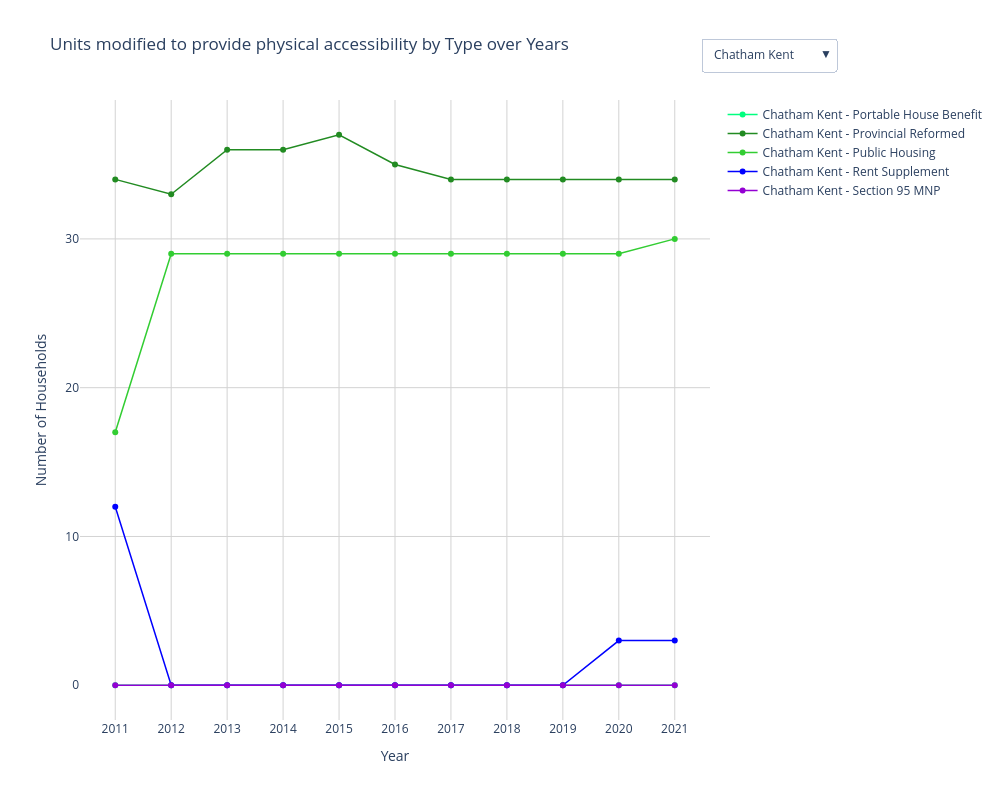

Write notebook code for a chart like this one.
### Code cell
service_level_standards_df['Type of Households'] = service_level_standards_df['Type of Households'].str.replace('\xa0', '')
type = service_level_standards_df['Type of Households'].unique()
color_map = {
    'Portable House Benefit': 'springgreen',
    'Provincial Reformed': '#228B22',  # Forest Green
    'Public Housing': 'limegreen',
    'Rent Supplement ': 'blue',
    'Section 95 MNP': 'darkviolet'
}

fig_high_need = go.Figure()
for city in service_level_standards_df['City'].unique():
    city_data = service_level_standards_df[service_level_standards_df['City'] == city]
    for household_type in type:
        household_data = city_data[city_data['Type of Households'] == household_type]
        if not household_data.empty:
            fig_high_need.add_trace(go.Scatter(
                x=household_data['Year'],
                y=household_data['Units modified to provide physical accessibility'],
                mode='lines+markers',
                name=f"{city} - {household_type}",
                line=dict(color=color_map[household_type], width=1.5),
                visible=(city == service_level_standards_df['City'].unique()[0])
            ))

visibility_settings = []
for city in service_level_standards_df['City'].unique():
    visibility = [trace.name.startswith(city) for trace in fig_high_need.data]
    visibility_settings.append(visibility)

fig_high_need.update_layout(
    title='Units modified to provide physical accessibility by Type over Years',
    xaxis_title='Year',
    yaxis_title='Number of Households',
    yaxis=dict(tickmode='linear', tick0=0, dtick=10, showgrid=True, gridcolor='lightgrey'),
    xaxis=dict(tickmode='linear', tick0=2010, dtick=1, showgrid=True, gridcolor='lightgrey'),
    plot_bgcolor='white',
    paper_bgcolor='white',
    width=1000,
    height=800,
    updatemenus=[
        {
            'buttons': [
                {
                    'label': city,
                    'method': 'update',
                    'args': [
                        {'visible': [trace.name.startswith(city) for trace in fig_high_need.data]},
                        {'title': f"Units modified to provide physical accessibility by Type over Years in {city}"}
                    ]
                } for city in service_level_standards_df['City'].unique()
            ],
            'direction': 'down',
            'showactive': True,
            'x': 1.2,
            'y': 1.1 
        }
    ]
)

fig_high_need.show()

### Figure 1 — Plotly figure (JSON) as saved in the notebook; plotly's stock layout.template omitted (floating-point values rounded to 4 significant figures)
{"data": [{"line": {"color": "springgreen", "width": 1.5}, "mode": "lines+markers", "name": "Chatham Kent - Portable House Benefit", "type": "scatter", "visible": true, "x": [2011, 2012, 2013, 2014, 2015, 2016, 2017, 2018, 2019, 2020, 2021], "y": [0, 0, 0, 0, 0, 0, 0, 0, 0, 0, 0]}, {"line": {"color": "#228B22", "width": 1.5}, "mode": "lines+markers", "name": "Chatham Kent - Provincial Reformed", "type": "scatter", "visible": true, "x": [2011, 2012, 2013, 2014, 2015, 2016, 2017, 2018, 2019, 2020, 2021], "y": [34, 33, 36, 36, 37, 35, 34, 34, 34, 34, 34]}, {"line": {"color": "limegreen", "width": 1.5}, "mode": "lines+markers", "name": "Chatham Kent - Public Housing", "type": "scatter", "visible": true, "x": [2011, 2012, 2013, 2014, 2015, 2016, 2017, 2018, 2019, 2020, 2021], "y": [17, 29, 29, 29, 29, 29, 29, 29, 29, 29, 30]}, {"line": {"color": "blue", "width": 1.5}, "mode": "lines+markers", "name": "Chatham Kent - Rent Supplement ", "type": "scatter", "visible": true, "x": [2011, 2012, 2013, 2014, 2015, 2016, 2017, 2018, 2019, 2020, 2021], "y": [12, 0, 0, 0, 0, 0, 0, 0, 0, 3, 3]}, {"line": {"color": "darkviolet", "width": 1.5}, "mode": "lines+markers", "name": "Chatham Kent - Section 95 MNP", "type": "scatter", "visible": true, "x": [2011, 2012, 2013, 2014, 2015, 2016, 2017, 2018, 2019, 2020, 2021], "y": [0, 0, 0, 0, 0, 0, 0, 0, 0, 0, 0]}, {"line": {"color": "springgreen", "width": 1.5}, "mode": "lines+markers", "name": "Cornwall - Portable House Benefit", "type": "scatter", "visible": false, "x": [2011, 2012, 2013, 2014, 2015, 2016, 2017, 2018, 2019, 2020, 2021, 2022, 2023], "y": [0, 0, 0, 0, 0, 0, 0, 0, 0, 0, 0, 0, 0]}, {"line": {"color": "#228B22", "width": 1.5}, "mode": "lines+markers", "name": "Cornwall - Provincial Reformed", "type": "scatter", "visible": false, "x": [2011, 2012, 2013, 2014, 2015, 2016, 2017, 2018, 2019, 2020, 2021, 2022, 2023], "y": [56, 56, 56, 56, 56, 56, 56, 56, 56, 59, 59, 49, 38]}, {"line": {"color": "limegreen", "width": 1.5}, "mode": "lines+markers", "name": "Cornwall - Public Housing", "type": "scatter", "visible": false, "x": [2011, 2012, 2013, 2014, 2015, 2016, 2017, 2018, 2019, 2020, 2021, 2022, 2023], "y": [15, 15, 15, 15, 15, 15, 15, 15, 15, 15, 15, 15, 15]}, {"line": {"color": "blue", "width": 1.5}, "mode": "lines+markers", "name": "Cornwall - Rent Supplement ", "type": "scatter", "visible": false, "x": [2011, 2012, 2013, 2014, 2015, 2016, 2017, 2018, 2019, 2020, 2021, 2022, 2023], "y": [4, 4, 2, 2, 2, 0, 2, 2, 2, 2, 0, 0, 0]}, {"line": {"color": "darkviolet", "width": 1.5}, "mode": "lines+markers", "name": "Cornwall - Section 95 MNP", "type": "scatter", "visible": false, "x": [2011, 2012, 2013, 2014, 2015, 2016, 2017, 2018, 2019, 2020, 2021, 2022, 2023], "y": [6, 6, 6, 6, 6, 6, 6, 6, 6, 3, 0, 0, 0]}, {"line": {"color": "springgreen", "width": 1.5}, "mode": "lines+markers", "name": "Durham - Portable House Benefit", "type": "scatter", "visible": false, "x": [2012, 2013, 2014, 2015, 2016, 2017, 2018, 2019, 2020, 2021], "y": [0, 0, 0, 0, 0, 0, 0, 0, 0, 0]}, {"line": {"color": "#228B22", "width": 1.5}, "mode": "lines+markers", "name": "Durham - Provincial Reformed", "type": "scatter", "visible": false, "x": [2012, 2013, 2014, 2015, 2016, 2017, 2018, 2019, 2020, 2021], "y": [211, 211, 211, 211, 211, 211, 211, 211, 211, 211]}, {"line": {"color": "limegreen", "width": 1.5}, "mode": "lines+markers", "name": "Durham - Public Housing", "type": "scatter", "visible": false, "x": [2012, 2013, 2014, 2015, 2016, 2017, 2018, 2019, 2020, 2021], "y": [0, 0, 0, 0, 0, 0, 0, 0, 0, 0]}, {"line": {"color": "blue", "width": 1.5}, "mode": "lines+markers", "name": "Durham - Rent Supplement ", "type": "scatter", "visible": false, "x": [2012, 2013, 2014, 2015, 2016, 2017, 2018, 2019, 2020, 2021], "y": [7, 82, 7, 7, 7, 7, 7, 7, 7, 7]}, {"line": {"color": "darkviolet", "width": 1.5}, "mode": "lines+markers", "name": "Durham - Section 95 MNP", "type": "scatter", "visible": false, "x": [2012, 2013, 2014, 2015, 2016, 2017, 2018, 2019, 2020, 2021], "y": [7, 7, 7, 7, 7, 7, 7, 7, 7, 7]}, {"line": {"color": "springgreen", "width": 1.5}, "mode": "lines+markers", "name": "Kingston - Portable House Benefit", "type": "scatter", "visible": false, "x": [2011, 2012, 2013, 2014, 2015, 2016, 2017, 2018, 2019, 2020, 2021], "y": [0, 0, 0, 0, 0, 0, 0, 0, 0, 0, 0]}, {"line": {"color": "#228B22", "width": 1.5}, "mode": "lines+markers", "name": "Kingston - Provincial Reformed", "type": "scatter", "visible": false, "x": [2011, 2012, 2013, 2014, 2015, 2016, 2017, 2018, 2019, 2020, 2021], "y": [45, 45, 48, 48, 48, 45, 44, 44, 42, 42, 42]}, {"line": {"color": "limegreen", "width": 1.5}, "mode": "lines+markers", "name": "Kingston - Public Housing", "type": "scatter", "visible": false, "x": [2011, 2012, 2013, 2014, 2015, 2016, 2017, 2018, 2019, 2020, 2021], "y": [9, 9, 0, 9, 9, 9, 12, 12, 17, 17, 17]}, {"line": {"color": "blue", "width": 1.5}, "mode": "lines+markers", "name": "Kingston - Rent Supplement ", "type": "scatter", "visible": false, "x": [2011, 2012, 2013, 2014, 2015, 2016, 2017, 2018, 2019, 2020, 2021], "y": [20, 25, 25, 25, 24, 24, 24, 24, 24, 24, 24]}, {"line": {"color": "darkviolet", "width": 1.5}, "mode": "lines+markers", "name": "Kingston - Section 95 MNP", "type": "scatter", "visible": false, "x": [2011, 2012, 2013, 2014, 2015, 2016, 2017, 2018, 2019, 2020, 2021], "y": [0, 0, 9, 0, 0, 0, 0, 0, 0, 0, 0]}, {"line": {"color": "springgreen", "width": 1.5}, "mode": "lines+markers", "name": "London - Portable House Benefit", "type": "scatter", "visible": false, "x": [2010, 2011, 2012, 2013, 2014, 2015, 2016, 2017, 2018, 2019, 2020, 2021], "y": [0, 0, 0, 0, 0, 0, 0, 0, 0, 0, 0, 0]}, {"line": {"color": "#228B22", "width": 1.5}, "mode": "lines+markers", "name": "London - Provincial Reformed", "type": "scatter", "visible": false, "x": [2010, 2011, 2012, 2013, 2014, 2015, 2016, 2017, 2018, 2019, 2020, 2021], "y": [194, 194, 169, 174, 172, 171, 177, 167, 160, 170, 153, 164]}, {"line": {"color": "limegreen", "width": 1.5}, "mode": "lines+markers", "name": "London - Public Housing", "type": "scatter", "visible": false, "x": [2010, 2011, 2012, 2013, 2014, 2015, 2016, 2017, 2018, 2019, 2020, 2021], "y": [42, 42, 32, 56, 56, 69, 70, 10, 113, 171, 241, 309]}, {"line": {"color": "blue", "width": 1.5}, "mode": "lines+markers", "name": "London - Rent Supplement ", "type": "scatter", "visible": false, "x": [2010, 2011, 2012, 2013, 2014, 2015, 2016, 2017, 2018, 2019, 2020, 2021], "y": [44, 47, 47, 48, 51, 51, 52, 52, 2, 1, 0, 0]}, {"line": {"color": "darkviolet", "width": 1.5}, "mode": "lines+markers", "name": "London - Section 95 MNP", "type": "scatter", "visible": false, "x": [2010, 2011, 2012, 2013, 2014, 2015, 2016, 2017, 2018, 2019, 2020, 2021], "y": [0, 0, 0, 0, 33, 42, 52, 38, 0, 0, 0, 0]}, {"line": {"color": "springgreen", "width": 1.5}, "mode": "lines+markers", "name": "Northumberland - Portable House Benefit", "type": "scatter", "visible": false, "x": [2011, 2012, 2013, 2014, 2015, 2016, 2017, 2018, 2019, 2020, 2021], "y": [0, 0, 0, 0, 0, 0, 0, 0, 0, 0, 0]}, {"line": {"color": "#228B22", "width": 1.5}, "mode": "lines+markers", "name": "Northumberland - Provincial Reformed", "type": "scatter", "visible": false, "x": [2011, 2012, 2013, 2014, 2015, 2016, 2017, 2018, 2019, 2020, 2021], "y": [0, 0, 0, 0, 15, 15, 16, 16, 16, 15, 15]}, {"line": {"color": "limegreen", "width": 1.5}, "mode": "lines+markers", "name": "Northumberland - Public Housing", "type": "scatter", "visible": false, "x": [2011, 2012, 2013, 2014, 2015, 2016, 2017, 2018, 2019, 2020, 2021], "y": [0, 0, 0, 0, 2, 2, 1, 1, 1, 1, 1]}, {"line": {"color": "blue", "width": 1.5}, "mode": "lines+markers", "name": "Northumberland - Rent Supplement ", "type": "scatter", "visible": false, "x": [2011, 2012, 2013, 2014, 2015, 2016, 2017, 2018, 2019, 2020, 2021], "y": [0, 0, 0, 0, 0, 0, 0, 0, 0, 0, 0]}, {"line": {"color": "darkviolet", "width": 1.5}, "mode": "lines+markers", "name": "Northumberland - Section 95 MNP", "type": "scatter", "visible": false, "x": [2011, 2012, 2013, 2014, 2015, 2016, 2017, 2018, 2019, 2020, 2021], "y": [0, 0, 0, 0, 0, 0, 0, 0, 0, 1, 0]}, {"line": {"color": "springgreen", "width": 1.5}, "mode": "lines+markers", "name": "Ottawa - Portable House Benefit", "type": "scatter", "visible": false, "x": [2011, 2012, 2013, 2014, 2015, 2016, 2017, 2018, 2019, 2020, 2021], "y": [0, 0, 0, 0, 0, 0, 0, 0, 0, 0, 0]}, {"line": {"color": "#228B22", "width": 1.5}, "mode": "lines+markers", "name": "Ottawa - Provincial Reformed", "type": "scatter", "visible": false, "x": [2011, 2012, 2013, 2014, 2015, 2016, 2017, 2018, 2019, 2020, 2021], "y": [459, 469, 460, 459, 462, 465, 464, 464, 463, 460, 462]}, {"line": {"color": "limegreen", "width": 1.5}, "mode": "lines+markers", "name": "Ottawa - Public Housing", "type": "scatter", "visible": false, "x": [2011, 2012, 2013, 2014, 2015, 2016, 2017, 2018, 2019, 2020, 2021], "y": [20, 20, 20, 20, 19, 19, 19, 19, 19, 21, 21]}, {"line": {"color": "blue", "width": 1.5}, "mode": "lines+markers", "name": "Ottawa - Rent Supplement ", "type": "scatter", "visible": false, "x": [2011, 2012, 2013, 2014, 2015, 2016, 2017, 2018, 2019, 2020, 2021], "y": [4, 10, 22, 21, 21, 22, 35, 21, 56, 56, 55]}, {"line": {"color": "darkviolet", "width": 1.5}, "mode": "lines+markers", "name": "Ottawa - Section 95 MNP", "type": "scatter", "visible": false, "x": [2011, 2012, 2013, 2014, 2015, 2016, 2017, 2018, 2019, 2020, 2021], "y": [79, 79, 79, 79, 79, 81, 81, 82, 81, 81, 81]}, {"line": {"color": "springgreen", "width": 1.5}, "mode": "lines+markers", "name": "Peterborough - Portable House Benefit", "type": "scatter", "visible": false, "x": [2017, 2018, 2019, 2020, 2021], "y": [0, 0, 0, 0, 0]}, {"line": {"color": "#228B22", "width": 1.5}, "mode": "lines+markers", "name": "Peterborough - Provincial Reformed", "type": "scatter", "visible": false, "x": [2017, 2018, 2019, 2020, 2021], "y": [49, 49, 53, 51, 46]}, {"line": {"color": "limegreen", "width": 1.5}, "mode": "lines+markers", "name": "Peterborough - Public Housing", "type": "scatter", "visible": false, "x": [2017, 2018, 2019, 2020, 2021], "y": [13, 13, 13, 0, 13]}, {"line": {"color": "blue", "width": 1.5}, "mode": "lines+markers", "name": "Peterborough - Rent Supplement ", "type": "scatter", "visible": false, "x": [2017, 2018, 2019, 2020, 2021], "y": [13, 7, 7, 7, 0]}, {"line": {"color": "darkviolet", "width": 1.5}, "mode": "lines+markers", "name": "Peterborough - Section 95 MNP", "type": "scatter", "visible": false, "x": [2017, 2018, 2019, 2020, 2021], "y": [3, 3, 0, 0, 0]}, {"line": {"color": "springgreen", "width": 1.5}, "mode": "lines+markers", "name": "Simcoe - Portable House Benefit", "type": "scatter", "visible": false, "x": [2011, 2012, 2013, 2014, 2015, 2016, 2017, 2018, 2019, 2020, 2021, 2022], "y": [0, 0, 0, 0, 0, 0, 0, 0, 0, 0, 0, 0]}, {"line": {"color": "#228B22", "width": 1.5}, "mode": "lines+markers", "name": "Simcoe - Provincial Reformed", "type": "scatter", "visible": false, "x": [2011, 2012, 2013, 2014, 2015, 2016, 2017, 2018, 2019, 2020, 2021, 2022], "y": [0, 0, 0, 0, 105, 105, 0, 0, 0, 0, 0, 0]}, {"line": {"color": "limegreen", "width": 1.5}, "mode": "lines+markers", "name": "Simcoe - Public Housing", "type": "scatter", "visible": false, "x": [2011, 2012, 2013, 2014, 2015, 2016, 2017, 2018, 2019, 2020, 2021, 2022], "y": [0, 0, 0, 0, 0, 0, 0, 0, 0, 0, 0, 0]}, {"line": {"color": "blue", "width": 1.5}, "mode": "lines+markers", "name": "Simcoe - Rent Supplement ", "type": "scatter", "visible": false, "x": [2011, 2012, 2013, 2014, 2015, 2016, 2017, 2018, 2019, 2020, 2021, 2022], "y": [0, 0, 0, 0, 0, 0, 0, 0, 0, 0, 0, 0]}, {"line": {"color": "darkviolet", "width": 1.5}, "mode": "lines+markers", "name": "Simcoe - Section 95 MNP", "type": "scatter", "visible": false, "x": [2011, 2012, 2013, 2014, 2015, 2016, 2017, 2018, 2019, 2020, 2021, 2022], "y": [0, 0, 0, 0, 0, 0, 0, 0, 0, 0, 0, 0]}, {"line": {"color": "springgreen", "width": 1.5}, "mode": "lines+markers", "name": "York - Portable House Benefit", "type": "scatter", "visible": false, "x": [2011, 2012, 2013, 2014, 2015, 2016, 2017, 2018, 2019, 2020, 2021], "y": [0, 0, 0, 0, 0, 0, 0, 0, 0, 0, 0]}, {"line": {"color": "#228B22", "width": 1.5}, "mode": "lines+markers", "name": "York - Provincial Reformed", "type": "scatter", "visible": false, "x": [2011, 2012, 2013, 2014, 2015, 2016, 2017, 2018, 2019, 2020, 2021], "y": [315, 315, 315, 315, 315, 318, 318, 314, 314, 319, 319]}, {"line": {"color": "limegreen", "width": 1.5}, "mode": "lines+markers", "name": "York - Public Housing", "type": "scatter", "visible": false, "x": [2011, 2012, 2013, 2014, 2015, 2016, 2017, 2018, 2019, 2020, 2021], "y": [6, 2, 6, 6, 6, 6, 6, 6, 6, 2, 2]}, {"line": {"color": "blue", "width": 1.5}, "mode": "lines+markers", "name": "York - Rent Supplement ", "type": "scatter", "visible": false, "x": [2011, 2012, 2013, 2014, 2015, 2016, 2017, 2018, 2019, 2020, 2021], "y": [10, 10, 10, 10, 10, 10, 10, 10, 10, 10, 10]}, {"line": {"color": "darkviolet", "width": 1.5}, "mode": "lines+markers", "name": "York - Section 95 MNP", "type": "scatter", "visible": false, "x": [2011, 2012, 2013, 2014, 2015, 2016, 2017, 2018, 2019, 2020, 2021], "y": [0, 0, 0, 0, 0, 0, 0, 0, 0, 0, 0]}], "layout": {"height": 800, "paper_bgcolor": "white", "plot_bgcolor": "white", "title": {"text": "Units modified to provide physical accessibility by Type over Years"}, "updatemenus": [{"buttons": [{"args": [{"visible": [true, true, true, true, true, false, false, false, false, false, false, false, false, false, false, false, false, false, false, false, false, false, false, false, false, false, false, false, false, false, false, false, false, false, false, false, false, false, false, false, false, false, false, false, false, false, false, false, false, false]}, {"title": "Units modified to provide physical accessibility by Type over Years in Chatham Kent"}], "label": "Chatham Kent", "method": "update"}, {"args": [{"visible": [false, false, false, false, false, true, true, true, true, true, false, false, false, false, false, false, false, false, false, false, false, false, false, false, false, false, false, false, false, false, false, false, false, false, false, false, false, false, false, false, false, false, false, false, false, false, false, false, false, false]}, {"title": "Units modified to provide physical accessibility by Type over Years in Cornwall"}], "label": "Cornwall", "method": "update"}, {"args": [{"visible": [false, false, false, false, false, false, false, false, false, false, true, true, true, true, true, false, false, false, false, false, false, false, false, false, false, false, false, false, false, false, false, false, false, false, false, false, false, false, false, false, false, false, false, false, false, false, false, false, false, false]}, {"title": "Units modified to provide physical accessibility by Type over Years in Durham"}], "label": "Durham", "method": "update"}, {"args": [{"visible": [false, false, false, false, false, false, false, false, false, false, false, false, false, false, false, true, true, true, true, true, false, false, false, false, false, false, false, false, false, false, false, false, false, false, false, false, false, false, false, false, false, false, false, false, false, false, false, false, false, false]}, {"title": "Units modified to provide physical accessibility by Type over Years in Kingston"}], "label": "Kingston", "method": "update"}, {"args": [{"visible": [false, false, false, false, false, false, false, false, false, false, false, false, false, false, false, false, false, false, false, false, true, true, true, true, true, false, false, false, false, false, false, false, false, false, false, false, false, false, false, false, false, false, false, false, false, false, false, false, false, false]}, {"title": "Units modified to provide physical accessibility by Type over Years in London"}], "label": "London", "method": "update"}, {"args": [{"visible": [false, false, false, false, false, false, false, false, false, false, false, false, false, false, false, false, false, false, false, false, false, false, false, false, false, true, true, true, true, true, false, false, false, false, false, false, false, false, false, false, false, false, false, false, false, false, false, false, false, false]}, {"title": "Units modified to provide physical accessibility by Type over Years in Northumberland"}], "label": "Northumberland", "method": "update"}, {"args": [{"visible": [false, false, false, false, false, false, false, false, false, false, false, false, false, false, false, false, false, false, false, false, false, false, false, false, false, false, false, false, false, false, true, true, true, true, true, false, false, false, false, false, false, false, false, false, false, false, false, false, false, false]}, {"title": "Units modified to provide physical accessibility by Type over Years in Ottawa"}], "label": "Ottawa", "method": "update"}, {"args": [{"visible": [false, false, false, false, false, false, false, false, false, false, false, false, false, false, false, false, false, false, false, false, false, false, false, false, false, false, false, false, false, false, false, false, false, false, false, true, true, true, true, true, false, false, false, false, false, false, false, false, false, false]}, {"title": "Units modified to provide physical accessibility by Type over Years in Peterborough"}], "label": "Peterborough", "method": "update"}, {"args": [{"visible": [false, false, false, false, false, false, false, false, false, false, false, false, false, false, false, false, false, false, false, false, false, false, false, false, false, false, false, false, false, false, false, false, false, false, false, false, false, false, false, false, true, true, true, true, true, false, false, false, false, false]}, {"title": "Units modified to provide physical accessibility by Type over Years in Simcoe"}], "label": "Simcoe", "method": "update"}, {"args": [{"visible": [false, false, false, false, false, false, false, false, false, false, false, false, false, false, false, false, false, false, false, false, false, false, false, false, false, false, false, false, false, false, false, false, false, false, false, false, false, false, false, false, false, false, false, false, false, true, true, true, true, true]}, {"title": "Units modified to provide physical accessibility by Type over Years in York"}], "label": "York", "method": "update"}], "direction": "down", "showactive": true, "x": 1.2, "y": 1.1}], "width": 1000, "xaxis": {"autorange": true, "dtick": 1, "gridcolor": "lightgrey", "range": [2010.0, 2022.0], "showgrid": true, "tick0": 2010, "tickmode": "linear", "title": {"text": "Year"}, "type": "linear"}, "yaxis": {"autorange": true, "dtick": 10, "gridcolor": "lightgrey", "range": [-2.336, 39.34], "showgrid": true, "tick0": 0, "tickmode": "linear", "title": {"text": "Number of Households"}, "type": "linear"}}}
